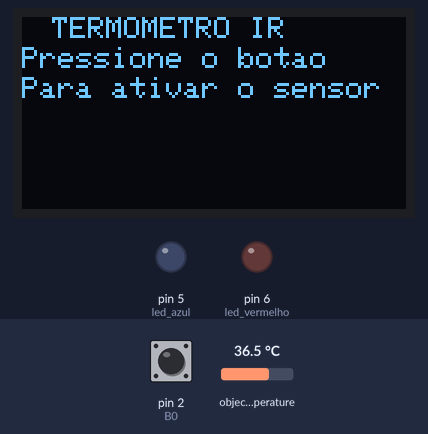
The sketch below on a simulated Arduino Uno, built with avr-gcc and run on an emulated ATmega328P. Shown: 128×64 one-colour display, output pins drawn as LEDs (lit = HIGH). Dashed ring = blinking. The test bench sets the inputs (shaded band); at power-on: pin 2 (B0) HIGH, object temperature 36.5 °C. What the sketch prints to the serial monitor is not drawn.

Above: at 1.2 s.
1.3 s: pin 2 (B0) pulsed LOW 2 times (0.12 s each, 0.3 s apart)
At 1.67 s:
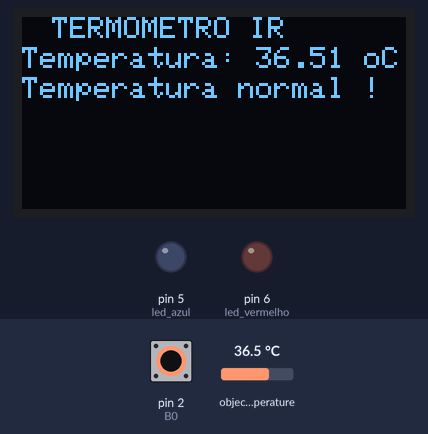
3.4 s: pin 2 (B0) pulsed LOW 5 times (0.12 s each, 0.3 s apart)
At 3.61 s:
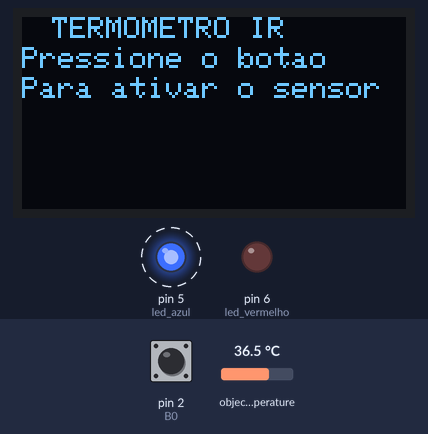
6.4 s: object temperature set to 38.6 °C
At 7.2 s:
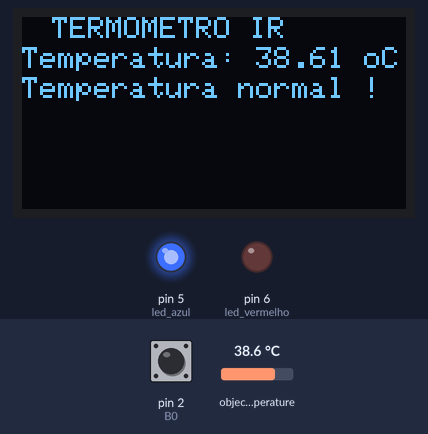
8.1 s: object temperature set to 39.2 °C
At 8.8 s:
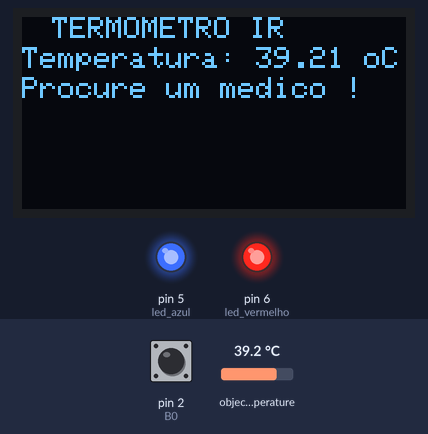
9.7 s: pin 2 (B0) driven LOW
At 10.6 s:
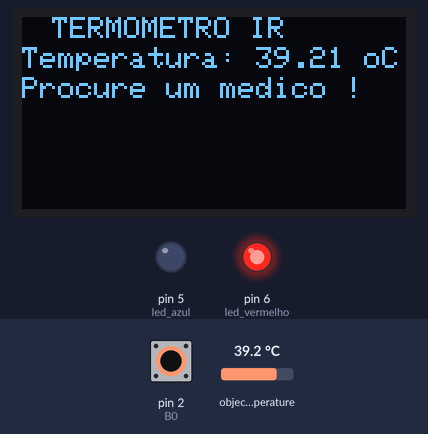
11.2 s: pin 2 (B0) driven HIGH
At 11.7 s:
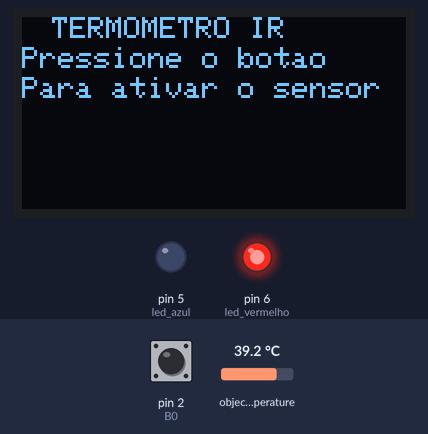
Timing chart, 0 to 13.7 s (numbered marks = the images above; inputs shaded):
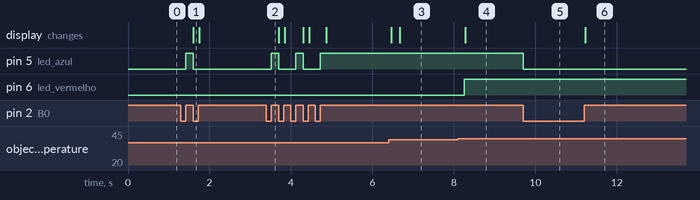

The sketch:

Projeto_termometro_IR_21.05.ino
```cpp
/*
  Projeto : Termometro  utilizando o sensor de temperatura infravermelho MLX90614
  Autor Daniel Vieira

  Com o comando temperatura.ambient() realiza a leitura da temperatura do ambiente
  temperatura.object() realiza a leitura da temperatura do objeto
 */

// --- Inclusao de bibliotecas
#include <Wire.h> //INCLUSÃO DE BIBLIOTECA
#include <Adafruit_GFX.h> //INCLUSÃO DE BIBLIOTECA
#include <Adafruit_SSD1306.h> //INCLUSÃO DE BIBLIOTECA
#include <SparkFunMLX90614.h>

Adafruit_SSD1306 display = Adafruit_SSD1306(); //OBJETO DO TIPO Adafruit_SSD1306

IRTherm temperatura; // Instancia a variavel temperatura como um objeto do IRTherm

// ----MAPEAMENTO DE HARDWARE
#define B0 2 // Mapeia o pino 2 como B0
#define led_azul 5 //
#define led_vermelho 6


//--- Declaração de variaveis

float  soma_temp =0, media_temp =0;
boolean en_sensor =0;
unsigned long interval = 200;
void setup()
{

   Wire.begin(); //INICIALIZA A BIBLIOTECA WIRE
   temperatura.begin(0x5A);
   temperatura.setUnit(TEMP_C);
  display.begin(0x3C); //INICIALIZA O DISPLAY COM ENDEREÇO I2C 0x3C
  display.setTextColor(WHITE); //DEFINE A COR DO TEXTO
  pinMode(B0,INPUT);
  pinMode(led_azul,OUTPUT);
  pinMode(led_vermelho,OUTPUT);
  Serial.begin(9600);
  Serial.println("Termometro infravermelho ");
  Serial.println("Covid 19 ");

}
void loop()
{

   if(!digitalRead(B0) && en_sensor==0)
  {
      en_sensor =1;
      display.clearDisplay();

     while(digitalRead(B0)==0);
  }
   if(!digitalRead(B0) && en_sensor==1)
  {
      en_sensor =0 ;
      display.clearDisplay();

      digitalWrite(led_azul,0);
     while(digitalRead(B0)==0);
  }
    if(en_sensor ==1)
    {
      display.clearDisplay();
      digitalWrite(led_azul,1);

    if(millis () - interval >200 )
    {
      if (temperatura.read())

    {
       interval = millis();
       for (int i=0; i<10; i++)
       {
          soma_temp+= temperatura.object();
          delay(10);
       }

       media_temp = soma_temp /10;
       soma_temp =0;

       display.clearDisplay();
       display.setCursor(10, 0);       // Posiciona o cursor
       display.setTextSize(1);       // Define tamanho da fonte
       display.print("TERMOMETRO IR ");
       display.setCursor(0, 10);       // Posiciona o cursor
       display.setTextSize(1);        // Define tamanho da fonte

       display.print("Temperatura: " + String(media_temp, 2));
       display.println(" oC ");
       Serial.print("Temperatura objeto :");
       Serial.print(media_temp, 2);
       Serial.println(" oC ");


      if(media_temp >39 )
      {
         display.setCursor(0, 20);       // Posiciona o cursor
         display.setTextSize(1);        // Define tamanho da fonte
         display.print("Procure um medico !" );
         digitalWrite(led_vermelho,1);
      }

       else
      {
         display.setCursor(0, 20);       // Posiciona o cursor
         display.setTextSize(1);        // Define tamanho da fonte
         display.print("Temperatura normal !" );
         digitalWrite(led_vermelho,0);
      }
     display.display();


  }

  }


    }

  else
  {
      display.clearDisplay();
      display.setCursor(10, 0);       // Posiciona o cursor
      display.setTextSize(1);       // Define tamanho da fonte
      display.print("TERMOMETRO IR ");
      display.setCursor(0, 10);       // Posiciona o cursor
      display.setTextSize(1);       // Define tamanho da fonte
      display.print("Pressione o botao");
      display.setCursor(0, 20);
      display.print("Para ativar o sensor");
      display.display();
  }
}
```

Measured:
- the behaviour switches between 38.9 and 39 °C on object temperature (found by bisection; images 3 and 4)
- after the input at 1.3 s, pin 5 (led_azul): LOW → HIGH after 0.12 s, → LOW 0.18 s later; the display: changes after 0.30 s (image 1)
- after the input at 3.4 s, pin 5 (led_azul): alternates HIGH for 0.18 s and LOW for 0.42 s, 5 changes in all, then stays HIGH, starting after 0.12 s
- after the input at 6.4 s, the display: first changes after 0.07 s (image 3 shows a later state)
- after the input at 8.1 s, pin 6 (led_vermelho): LOW → HIGH after 0.15 s; the display: changes after 0.18 s (image 4)
- after the input at 9.7 s, pin 5 (led_azul): HIGH → LOW at once
- after the input at 11.2 s, the display: changes at once (image 6)
